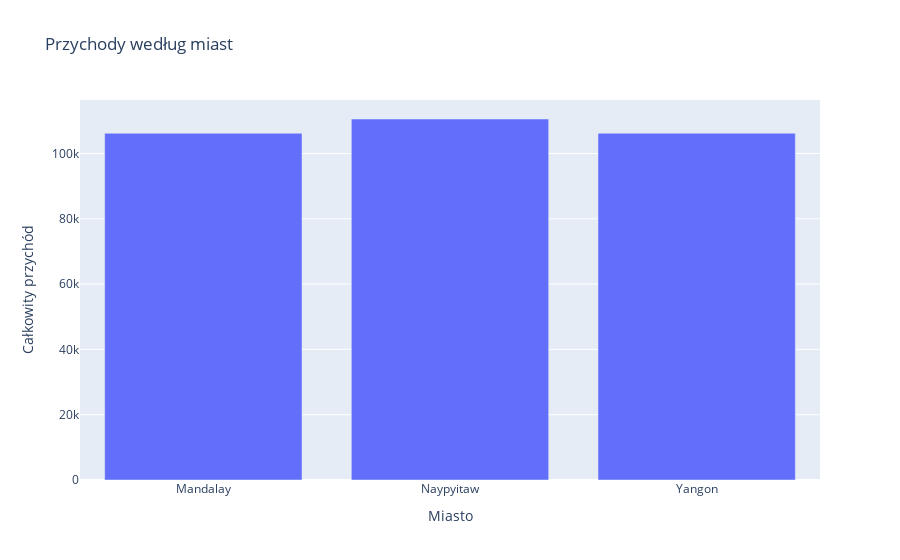

Notebook cell for this chart:
### Markdown cell above
Miasta z wartością największych przychodów

### Code cell
city_revenue = df.groupby('City')['Total'].sum().reset_index()
print(city_revenue)
fig = px.bar(city_revenue, x='City', y='Total', title='Przychody według miast', labels={'Total': 'Całkowity przychód', 'City': 'Miasto'})
fig.show()

### Figure 1 — Plotly figure (JSON) as saved in the notebook; plotly's stock layout.template omitted (floating-point values rounded to 4 significant figures)
{"data": [{"alignmentgroup": "True", "hovertemplate": "Miasto=%{x}<br>Całkowity przychód=%{y}<extra></extra>", "legendgroup": "", "marker": {"color": "#636efa", "pattern": {"shape": ""}}, "name": "", "offsetgroup": "", "orientation": "v", "showlegend": false, "textposition": "auto", "type": "bar", "x": ["Mandalay", "Naypyitaw", "Yangon"], "xaxis": "x", "y": [106200.0, 110600.0, 106200.0], "yaxis": "y"}], "layout": {"barmode": "relative", "legend": {"tracegroupgap": 0}, "title": {"text": "Przychody według miast"}, "xaxis": {"anchor": "y", "domain": [0, 1], "title": {"text": "Miasto"}}, "yaxis": {"anchor": "x", "domain": [0, 1], "title": {"text": "Całkowity przychód"}}}}
